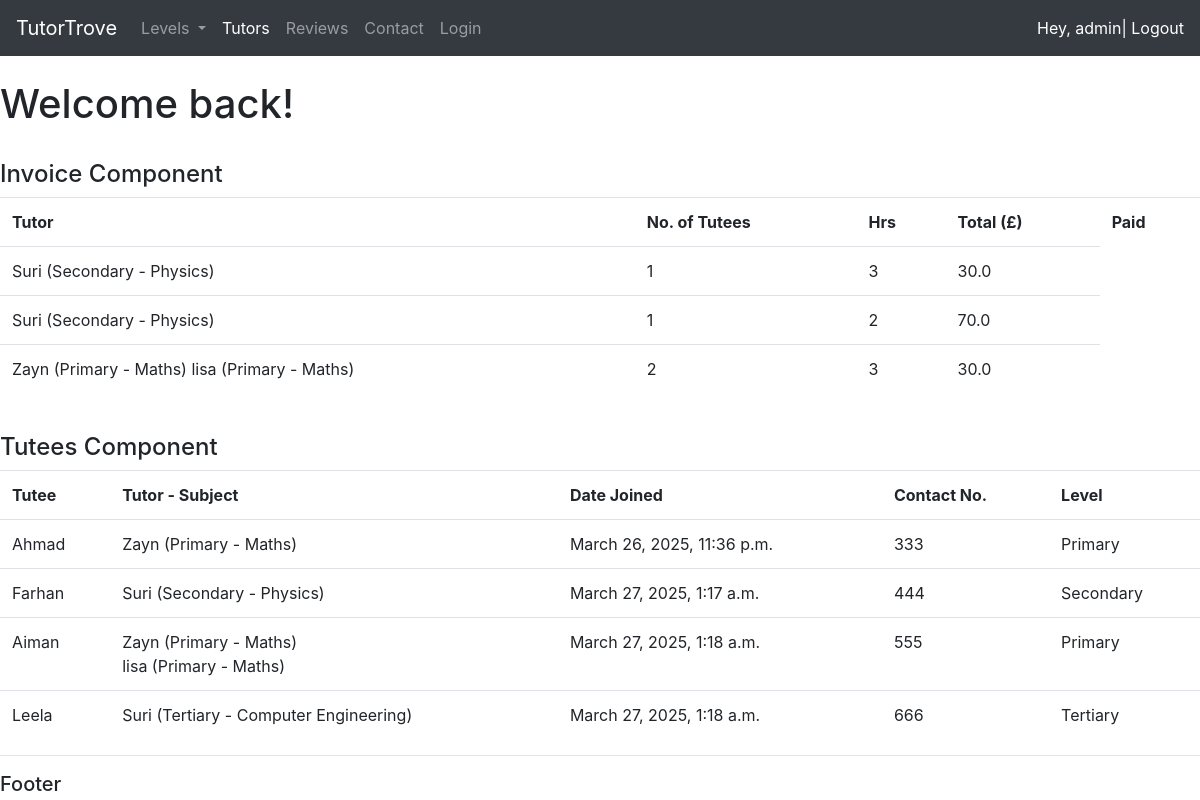
The page /api/ (signed in) on the database as committed earlier.
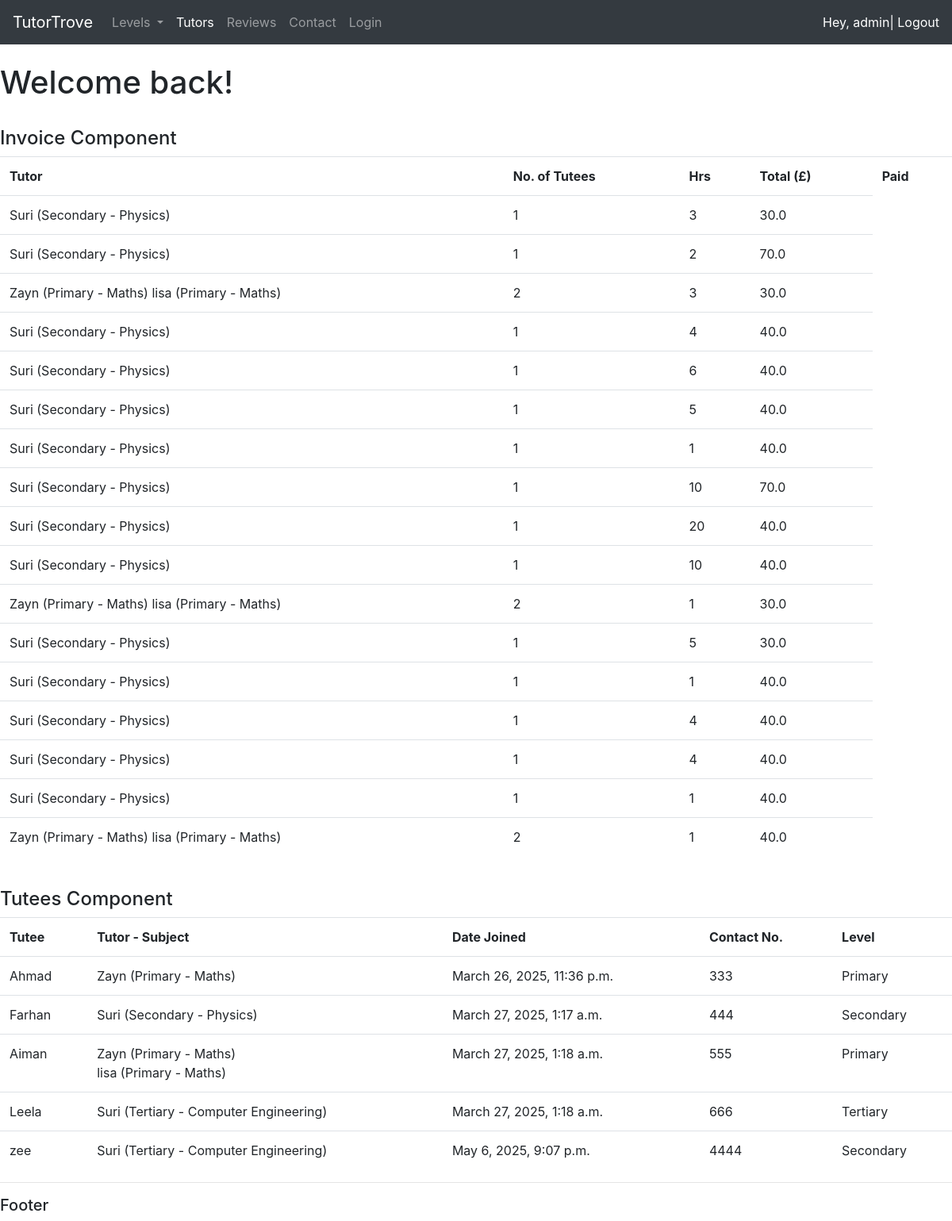
The same page on the database as committed later.
### backend/models.py (models this page shows, shortened)
class TutorSubject(models.Model):
    tutor = models.ForeignKey(Tutor, null=True, on_delete=models.SET_NULL)
    subject = models.ForeignKey(Subject, null=True, on_delete=models.SET_NULL)
    desc = models.TextField(max_length=100, blank=True)
    def __str__(self):
        return f"{self.tutor} ({self.subject})"

class Tutor(models.Model):
    user = models.OneToOneField(User, null=True, blank=True, on_delete=models.CASCADE)
    name = models.CharField(max_length=100)
    email =  models.CharField(max_length=100)
    joined = models.DateTimeField(auto_now_add=True)
    phone =  models.IntegerField(null=True)
    hours =  models.IntegerField(null=True)
    approach = models.TextField(max_length=100, null=True)
    user_pic = models.ImageField(default="defaultProfilePic.jpeg", null=True, blank=True)
    def __str__(self):
        return self.name

class Subject(models.Model):
    subject_name = models.CharField(max_length=100, null=True)
    exam_prep = models.BooleanField(null=True)
    price = models.FloatField(max_length=100, null=True)
    level = models.ForeignKey(Level, null=True, on_delete=models.SET_NULL)
    def __str__(self):
        return f"{self.level} - {self.subject_name}"

class Level(models.Model):
    level_name = models.CharField(max_length=100, null=True)
    level_class = models.CharField(max_length=100, null=True)
    def __str__(self):
        return self.level_name

class TuteeHours(models.Model):
    name = models.ForeignKey(Tutee, on_delete=models.CASCADE)
    hours = models.IntegerField()
    subject = models.ForeignKey(Subject, on_delete=models.CASCADE)
    date = models.DateField(null=True, blank=True)

class Tutee(models.Model):
    name = models.CharField(max_length=100)
    tutor_subject = models.ManyToManyField(TutorSubject)
    joined = models.DateTimeField(auto_now_add=True)
    phone = models.IntegerField(null=True)
    level = models.ForeignKey(Level, null=True, on_delete=models.SET_NULL)

### backend/decorators.py (the view)
    def wrapper_function(request, *args, **kwargs):
        group = None
        if request.user.groups.exists():
            group = request.user.groups.all()[0].name
        if group == 'tutor':
            return redirect('user_page')
        if group == 'admin':
            return view_func(request, *args, **kwargs)

### backend/views.py (called while the page is built)
@login_required(login_url='login')
@admin_only
def home(request):
    tutor_subject = TutorSubject.objects.all()
    tutee = Tutee.objects.all()
    tutee_hours = TuteeHours.objects.all()
    context = {'tutor_subject': tutor_subject, 'tutee': tutee, 'tutee_hours': tutee_hours}
    return render(request, 'backend/dashboard.html', context)

### backend/templates/backend/dashboard.html
{% extends 'backend/base.html' %}
{% block content %}
<h1>Welcome back!</h1>
<br>
<h4>Invoice Component</h4>
<table class = "table">
<tr>
    <th>Tutor</th>
    <th>No. of Tutees</th>
    <th>Hrs</th>
    <th>Total (£)</th>
    <th>Paid</th>
</tr>
{% for i in tutee_hours %}
    <tr>
        <td>
            {% for j in i.name.tutor_subject.all %}
            {{j}}
            {% endfor %}
        </td>
        <td> {{i.name.tutor_subject.all.count}} </td>
        <td> {{i.hours}} </td>
        <td> {{i.subject.price}} </td>
    </tr>
{% endfor %}
</table>
<br>
<h4> Tutees Component </h4>
<table class = "table">
    <tr>
        <th>Tutee</th>
        <th>Tutor - Subject</th>
        <th>Date Joined</th>
        <th>Contact No.</th>
        <th>Level</th>
    </tr>
    {% for i in tutee %}
        <tr>
            <td>{{i.name}}</td>
            <td>
                {% for j in i.tutor_subject.all %}
                    {{j}}
                    <br>
                {% endfor %}
            </td>
            <td>{{i.joined}}</td>
            <td>{{i.phone}}</td>
            <td>{{i.level}}</td>
        </tr>
    {% endfor %}
</table>
{% endblock %}

### backend/templates/backend/base.html (shortened to what this page needs)
<!DOCTYPE html>
<html lang="en">
<head>
    <link rel="stylesheet" href="https://cdn.jsdelivr.net/npm/bootstrap@4.0.0/dist/css/bootstrap.min.css">
</head>
<body>
    {% include 'backend/navbar.html' %}
    <br>
    {% block content %}
    {% endblock %}
    <hr>
    <h5>Footer</h5>
</body>
</html>

### backend/templates/backend/navbar.html (shortened to what this page needs)
<nav class="navbar navbar-expand-lg navbar-dark bg-dark">
    <a class="navbar-brand" href="{% url 'home' %}">TutorTrove</a>
    <div class="collapse navbar-collapse" id="navbarNavDropdown">
      <ul class="navbar-nav">
        <li class="nav-item dropdown">
            <a class="nav-link dropdown-toggle" href="#" id="navbarDropdownMenuLink" data-toggle="dropdown" aria-haspopup="true" aria-expanded="false">
              Levels
            </a>
          </li>
        {% if request.user.is_staff %}
        <li class="nav-item active">
          <a class="nav-link" href="{% url 'tutors' %}">Tutors</a>
        </li>
        {% else %}
        <li class="nav-item">
          <a class="nav-link" href="{% url 'profile' %}">Profile</a>
        </li>
        {% endif %}
        <li class="nav-item">
          <a class="nav-link" href="#">Reviews</a>
        </li>
        <li class="nav-item">
          <a class="nav-link" href="#">Contact</a>
        </li>
        <li class="nav-item">
            <a class="nav-link" href="{% url 'login' %}">Login</a>
        </li>
      </ul>
    </div>
    <span id="hey-msg">Hey, {{request.user}}</span>
    <span><a id="hey-msg" href="{% url 'logout' %}">| Logout</a></span>
  </nav>

### backend/templates/backend/navbar.html (style rules this page uses)
#hey-msg { color: white; }

Rows that differ between the two databases and show on the page:
added TuteeHours: name.tutor_subject.all.count "1", hours "4", subject.price "40.0", TutorSubject (tutor+subject "Suri (Secondary - Physics)")
added TuteeHours: name.tutor_subject.all.count "1", hours "6", subject.price "40.0", TutorSubject (tutor+subject "Suri (Secondary - Physics)")
added TuteeHours: name.tutor_subject.all.count "1", hours "5", subject.price "40.0", TutorSubject (tutor+subject "Suri (Secondary - Physics)")
added TuteeHours: name.tutor_subject.all.count "1", hours "1", subject.price "40.0", TutorSubject (tutor+subject "Suri (Secondary - Physics)")
added TuteeHours: name.tutor_subject.all.count "1", hours "10", subject.price "70.0", TutorSubject (tutor+subject "Suri (Secondary - Physics)")
added TuteeHours: name.tutor_subject.all.count "1", hours "20", subject.price "40.0", TutorSubject (tutor+subject "Suri (Secondary - Physics)")
added TuteeHours: name.tutor_subject.all.count "1", hours "10", subject.price "40.0", TutorSubject (tutor+subject "Suri (Secondary - Physics)")
added TuteeHours: name.tutor_subject.all.count "2", hours "1", subject.price "30.0", TutorSubject (tutor+subject "Zayn (Primary - Maths)"), TutorSubject (tutor+subject "lisa (Primary - Maths)")
added TuteeHours: name.tutor_subject.all.count "1", hours "5", subject.price "30.0", TutorSubject (tutor+subject "Suri (Secondary - Physics)")
added TuteeHours: name.tutor_subject.all.count "1", hours "1", subject.price "40.0", TutorSubject (tutor+subject "Suri (Secondary - Physics)")
added TuteeHours: name.tutor_subject.all.count "1", hours "4", subject.price "40.0", TutorSubject (tutor+subject "Suri (Secondary - Physics)")
added TuteeHours: name.tutor_subject.all.count "1", hours "4", subject.price "40.0", TutorSubject (tutor+subject "Suri (Secondary - Physics)")
added TuteeHours: name.tutor_subject.all.count "1", hours "1", subject.price "40.0", TutorSubject (tutor+subject "Suri (Secondary - Physics)")
added TuteeHours: name.tutor_subject.all.count "2", hours "1", subject.price "40.0", TutorSubject (tutor+subject "Zayn (Primary - Maths)"), TutorSubject (tutor+subject "lisa (Primary - Maths)")
added Tutee: name "zee", joined "May 6, 2025, 9:07 p.m.", phone "4444", level "Secondary", TutorSubject (tutor+subject "Suri (Tertiary - Computer Engineering)")
